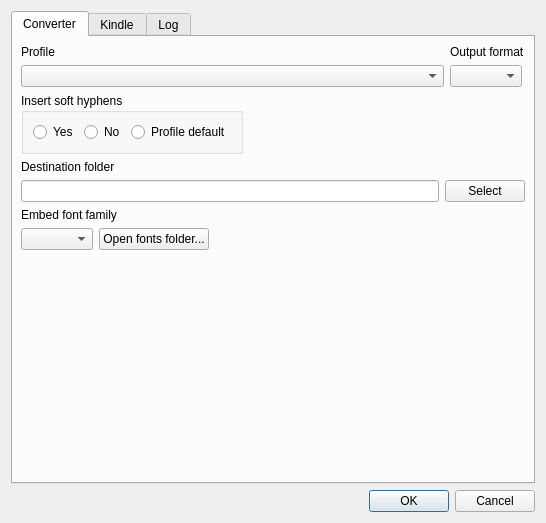
<?xml version="1.0" encoding="UTF-8"?>
<ui version="4.0">
 <class>SettingsDialog</class>
 <widget class="QDialog" name="SettingsDialog">
  <property name="geometry">
   <rect>
    <x>0</x>
    <y>0</y>
    <width>546</width>
    <height>523</height>
   </rect>
  </property>
  <property name="windowTitle">
   <string>Settings</string>
  </property>
  <layout class="QVBoxLayout" name="verticalLayout_3">
   <item>
    <widget class="QTabWidget" name="tabWidget">
     <property name="currentIndex">
      <number>0</number>
     </property>
     <widget class="QWidget" name="tab">
      <attribute name="title">
       <string>Converter</string>
      </attribute>
      <layout class="QGridLayout" name="gridLayout_6">
       <property name="leftMargin">
        <number>8</number>
       </property>
       <property name="topMargin">
        <number>8</number>
       </property>
       <property name="rightMargin">
        <number>8</number>
       </property>
       <property name="bottomMargin">
        <number>8</number>
       </property>
       <item row="0" column="0">
        <layout class="QVBoxLayout" name="verticalLayout">
         <item>
          <layout class="QGridLayout" name="gridLayout_2">
           <item row="0" column="0">
            <widget class="QLabel" name="label">
             <property name="text">
              <string>Profile</string>
             </property>
            </widget>
           </item>
           <item row="0" column="1">
            <widget class="QLabel" name="label_2">
             <property name="text">
              <string>Output format</string>
             </property>
            </widget>
           </item>
           <item row="1" column="0">
            <widget class="QComboBox" name="comboProfile"/>
           </item>
           <item row="1" column="1">
            <widget class="QComboBox" name="comboFormat">
             <property name="sizePolicy">
              <sizepolicy hsizetype="Maximum" vsizetype="Fixed">
               <horstretch>0</horstretch>
               <verstretch>0</verstretch>
              </sizepolicy>
             </property>
            </widget>
           </item>
          </layout>
         </item>
         <item>
          <widget class="QGroupBox" name="groupBox_3">
           <property name="sizePolicy">
            <sizepolicy hsizetype="Maximum" vsizetype="Preferred">
             <horstretch>0</horstretch>
             <verstretch>0</verstretch>
            </sizepolicy>
           </property>
           <property name="title">
            <string>Insert soft hyphens</string>
           </property>
           <layout class="QGridLayout" name="gridLayout">
            <item row="0" column="0">
             <layout class="QHBoxLayout" name="horizontalLayout">
              <item>
               <widget class="QRadioButton" name="radioHypYes">
                <property name="sizePolicy">
                 <sizepolicy hsizetype="Maximum" vsizetype="Fixed">
                  <horstretch>0</horstretch>
                  <verstretch>0</verstretch>
                 </sizepolicy>
                </property>
                <property name="text">
                 <string>Yes</string>
                </property>
               </widget>
              </item>
              <item>
               <widget class="QRadioButton" name="radioHypNo">
                <property name="sizePolicy">
                 <sizepolicy hsizetype="Maximum" vsizetype="Fixed">
                  <horstretch>0</horstretch>
                  <verstretch>0</verstretch>
                 </sizepolicy>
                </property>
                <property name="text">
                 <string>No</string>
                </property>
               </widget>
              </item>
              <item>
               <widget class="QRadioButton" name="radioHypProfile">
                <property name="sizePolicy">
                 <sizepolicy hsizetype="Minimum" vsizetype="Fixed">
                  <horstretch>0</horstretch>
                  <verstretch>0</verstretch>
                 </sizepolicy>
                </property>
                <property name="text">
                 <string>Profile default</string>
                </property>
               </widget>
              </item>
             </layout>
            </item>
           </layout>
          </widget>
         </item>
         <item>
          <widget class="QLabel" name="label_10">
           <property name="text">
            <string>Destination folder</string>
           </property>
          </widget>
         </item>
         <item>
          <layout class="QHBoxLayout" name="horizontalLayout_4">
           <item>
            <widget class="QLineEdit" name="lineDestFolder"/>
           </item>
           <item>
            <widget class="QPushButton" name="btnSelectDestFolder">
             <property name="text">
              <string>Select</string>
             </property>
            </widget>
           </item>
          </layout>
         </item>
         <item>
          <widget class="QLabel" name="label_5">
           <property name="text">
            <string>Embed font family</string>
           </property>
          </widget>
         </item>
         <item>
          <layout class="QHBoxLayout" name="horizontalLayout_2">
           <item>
            <widget class="QComboBox" name="comboFont">
             <property name="sizePolicy">
              <sizepolicy hsizetype="Maximum" vsizetype="Fixed">
               <horstretch>0</horstretch>
               <verstretch>0</verstretch>
              </sizepolicy>
             </property>
            </widget>
           </item>
           <item>
            <widget class="QPushButton" name="btnOpenFontsFolder">
             <property name="text">
              <string>Open fonts folder...</string>
             </property>
            </widget>
           </item>
           <item>
            <spacer name="horizontalSpacer">
             <property name="orientation">
              <enum>Qt::Horizontal</enum>
             </property>
             <property name="sizeHint" stdset="0">
              <size>
               <width>40</width>
               <height>20</height>
              </size>
             </property>
            </spacer>
           </item>
          </layout>
         </item>
         <item>
          <spacer name="verticalSpacer_2">
           <property name="orientation">
            <enum>Qt::Vertical</enum>
           </property>
           <property name="sizeHint" stdset="0">
            <size>
             <width>20</width>
             <height>19</height>
            </size>
           </property>
          </spacer>
         </item>
        </layout>
       </item>
      </layout>
     </widget>
     <widget class="QWidget" name="tab_2">
      <attribute name="title">
       <string>Kindle</string>
      </attribute>
      <layout class="QGridLayout" name="gridLayout_5">
       <property name="leftMargin">
        <number>8</number>
       </property>
       <property name="topMargin">
        <number>8</number>
       </property>
       <property name="rightMargin">
        <number>8</number>
       </property>
       <property name="bottomMargin">
        <number>8</number>
       </property>
       <item row="0" column="0">
        <layout class="QVBoxLayout" name="verticalLayout_6">
         <item>
          <widget class="QGroupBox" name="groupBox_2">
           <property name="title">
            <string>Send To Kindle</string>
           </property>
           <layout class="QGridLayout" name="gridLayout_4">
            <item row="0" column="0">
             <layout class="QVBoxLayout" name="verticalLayout_5">
              <item>
               <widget class="QLabel" name="label_4">
                <property name="text">
                 <string>Kindle mount point (if not detected on connect)</string>
                </property>
               </widget>
              </item>
              <item>
               <layout class="QHBoxLayout" name="horizontalLayout_3">
                <item>
                 <widget class="QLineEdit" name="lineKindlePath"/>
                </item>
                <item>
                 <widget class="QPushButton" name="btnSelectKindlePath">
                  <property name="sizePolicy">
                   <sizepolicy hsizetype="Maximum" vsizetype="Fixed">
                    <horstretch>0</horstretch>
                    <verstretch>0</verstretch>
                   </sizepolicy>
                  </property>
                  <property name="text">
                   <string>Select</string>
                  </property>
                 </widget>
                </item>
               </layout>
              </item>
              <item>
               <widget class="QCheckBox" name="checkSyncCovers">
                <property name="text">
                 <string>Syncronize covers</string>
                </property>
               </widget>
              </item>
              <item>
               <widget class="QLabel" name="label_9">
                <property name="text">
                 <string>Place files in folder</string>
                </property>
               </widget>
              </item>
              <item>
               <widget class="QLineEdit" name="lineKindleDocsSubfolder"/>
              </item>
             </layout>
            </item>
           </layout>
          </widget>
         </item>
         <item>
          <widget class="QGroupBox" name="groupBox">
           <property name="title">
            <string>Send via Gmail</string>
           </property>
           <layout class="QGridLayout" name="gridLayout_3">
            <item row="0" column="0">
             <layout class="QVBoxLayout" name="verticalLayout_2">
              <item>
               <widget class="QLabel" name="label_3">
                <property name="text">
                 <string>Gmail address</string>
                </property>
               </widget>
              </item>
              <item>
               <widget class="QLineEdit" name="lineGoogleMail"/>
              </item>
              <item>
               <widget class="QLabel" name="label_8">
                <property name="text">
                 <string>Gmail password</string>
                </property>
               </widget>
              </item>
              <item>
               <widget class="QLineEdit" name="lineGooglePassword">
                <property name="echoMode">
                 <enum>QLineEdit::Password</enum>
                </property>
               </widget>
              </item>
              <item>
               <widget class="QLabel" name="label_7">
                <property name="text">
                 <string>Kindle address</string>
                </property>
               </widget>
              </item>
              <item>
               <widget class="QLineEdit" name="lineKindleMail"/>
              </item>
             </layout>
            </item>
           </layout>
          </widget>
         </item>
         <item>
          <spacer name="verticalSpacer">
           <property name="orientation">
            <enum>Qt::Vertical</enum>
           </property>
           <property name="sizeHint" stdset="0">
            <size>
             <width>20</width>
             <height>40</height>
            </size>
           </property>
          </spacer>
         </item>
        </layout>
       </item>
      </layout>
     </widget>
     <widget class="QWidget" name="tab_3">
      <attribute name="title">
       <string>Log</string>
      </attribute>
      <layout class="QVBoxLayout" name="verticalLayout_4">
       <property name="leftMargin">
        <number>8</number>
       </property>
       <property name="topMargin">
        <number>8</number>
       </property>
       <property name="rightMargin">
        <number>8</number>
       </property>
       <property name="bottomMargin">
        <number>8</number>
       </property>
       <item>
        <widget class="QCheckBox" name="checkWriteLog">
         <property name="text">
          <string>Write log</string>
         </property>
        </widget>
       </item>
       <item>
        <widget class="QCheckBox" name="checkClearLogAfterExit">
         <property name="text">
          <string>Clear log after exit</string>
         </property>
        </widget>
       </item>
       <item>
        <widget class="QLabel" name="label_6">
         <property name="text">
          <string>Log level</string>
         </property>
        </widget>
       </item>
       <item>
        <widget class="QComboBox" name="comboLogLevel">
         <property name="sizePolicy">
          <sizepolicy hsizetype="Maximum" vsizetype="Fixed">
           <horstretch>0</horstretch>
           <verstretch>0</verstretch>
          </sizepolicy>
         </property>
         <item>
          <property name="text">
           <string>DEBUG</string>
          </property>
         </item>
         <item>
          <property name="text">
           <string>INFO</string>
          </property>
         </item>
         <item>
          <property name="text">
           <string>ERROR</string>
          </property>
         </item>
         <item>
          <property name="text">
           <string>CRITICAL</string>
          </property>
         </item>
        </widget>
       </item>
       <item>
        <spacer name="verticalSpacer_3">
         <property name="orientation">
          <enum>Qt::Vertical</enum>
         </property>
         <property name="sizeHint" stdset="0">
          <size>
           <width>20</width>
           <height>40</height>
          </size>
         </property>
        </spacer>
       </item>
      </layout>
     </widget>
    </widget>
   </item>
   <item>
    <widget class="QDialogButtonBox" name="buttonBox">
     <property name="locale">
      <locale language="Russian" country="Russia"/>
     </property>
     <property name="orientation">
      <enum>Qt::Horizontal</enum>
     </property>
     <property name="standardButtons">
      <set>QDialogButtonBox::Cancel|QDialogButtonBox::Ok</set>
     </property>
    </widget>
   </item>
  </layout>
 </widget>
 <resources/>
 <connections>
  <connection>
   <sender>buttonBox</sender>
   <signal>accepted()</signal>
   <receiver>SettingsDialog</receiver>
   <slot>accept()</slot>
   <hints>
    <hint type="sourcelabel">
     <x>248</x>
     <y>254</y>
    </hint>
    <hint type="destinationlabel">
     <x>157</x>
     <y>274</y>
    </hint>
   </hints>
  </connection>
  <connection>
   <sender>buttonBox</sender>
   <signal>rejected()</signal>
   <receiver>SettingsDialog</receiver>
   <slot>reject()</slot>
   <hints>
    <hint type="sourcelabel">
     <x>316</x>
     <y>260</y>
    </hint>
    <hint type="destinationlabel">
     <x>286</x>
     <y>274</y>
    </hint>
   </hints>
  </connection>
  <connection>
   <sender>SettingsDialog</sender>
   <signal>accepted()</signal>
   <receiver>SettingsDialog</receiver>
   <slot>closeAccept()</slot>
   <hints>
    <hint type="sourcelabel">
     <x>284</x>
     <y>205</y>
    </hint>
    <hint type="destinationlabel">
     <x>284</x>
     <y>205</y>
    </hint>
   </hints>
  </connection>
  <connection>
   <sender>btnSelectKindlePath</sender>
   <signal>clicked()</signal>
   <receiver>SettingsDialog</receiver>
   <slot>selectKindlePath()</slot>
   <hints>
    <hint type="sourcelabel">
     <x>379</x>
     <y>84</y>
    </hint>
    <hint type="destinationlabel">
     <x>231</x>
     <y>211</y>
    </hint>
   </hints>
  </connection>
  <connection>
   <sender>btnOpenFontsFolder</sender>
   <signal>clicked()</signal>
   <receiver>SettingsDialog</receiver>
   <slot>OpenFontsFolder()</slot>
   <hints>
    <hint type="sourcelabel">
     <x>148</x>
     <y>176</y>
    </hint>
    <hint type="destinationlabel">
     <x>231</x>
     <y>194</y>
    </hint>
   </hints>
  </connection>
  <connection>
   <sender>btnSelectDestFolder</sender>
   <signal>clicked()</signal>
   <receiver>SettingsDialog</receiver>
   <slot>selectDestPath()</slot>
   <hints>
    <hint type="sourcelabel">
     <x>485</x>
     <y>176</y>
    </hint>
    <hint type="destinationlabel">
     <x>272</x>
     <y>261</y>
    </hint>
   </hints>
  </connection>
 </connections>
 <slots>
  <slot>checkConvertToSrcClicked(int)</slot>
  <slot>closeAccept()</slot>
  <slot>selectDestPath()</slot>
  <slot>selectKindlePath()</slot>
  <slot>checkCopyAfterConvertClicked(int)</slot>
  <slot>OpenFontsFolder()</slot>
 </slots>
</ui>
